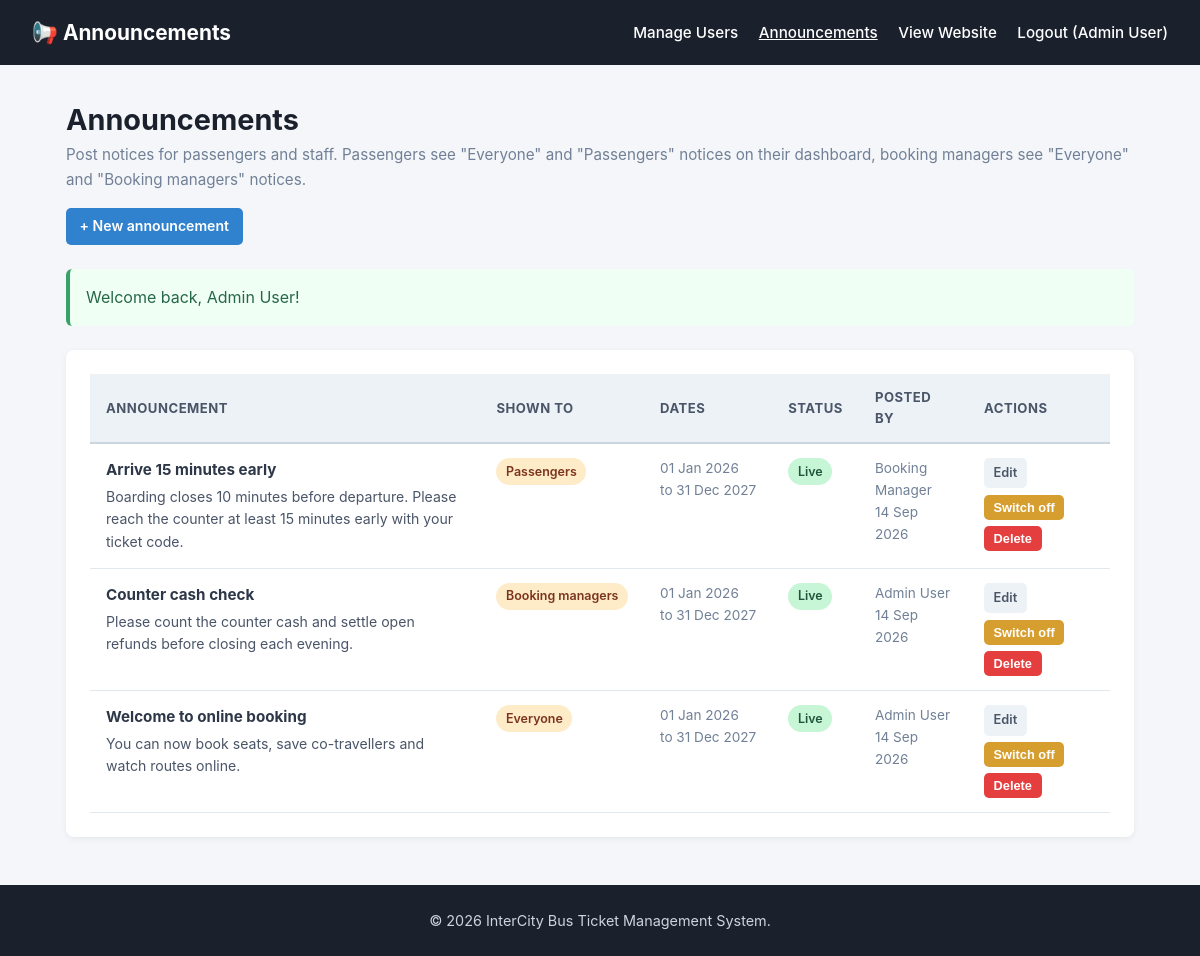
Page /controllers/AnnouncementControllerT.php?action=index (signed in) on the committed database.
### tables this page shows
CREATE TABLE IF NOT EXISTS announcements (
	id           INT AUTO_INCREMENT PRIMARY KEY,
	created_by   INT NOT NULL,
	title        VARCHAR(150) NOT NULL,
	body         TEXT NOT NULL,
	audience     ENUM('All','User','Admin','Manager') NOT NULL DEFAULT 'All',
	publish_from DATE NOT NULL,
	publish_to   DATE NOT NULL,
	is_active    TINYINT(1) NOT NULL DEFAULT 1,
	created_at   DATETIME NOT NULL DEFAULT CURRENT_TIMESTAMP,
	FOREIGN KEY (created_by) REFERENCES users(id)
);

CREATE TABLE IF NOT EXISTS users (
	id         INT AUTO_INCREMENT PRIMARY KEY,
	name       VARCHAR(100) NOT NULL,
	username   VARCHAR(50)  DEFAULT NULL UNIQUE,  
	email      VARCHAR(120) NOT NULL UNIQUE,
	password   VARCHAR(255) NOT NULL,
	phone      VARCHAR(20)  DEFAULT NULL,
	role       ENUM('passenger','admin','bookingmgr','busroute') NOT NULL DEFAULT 'passenger',
	status     ENUM('active','inactive') NOT NULL DEFAULT 'active',
	created_at DATETIME NOT NULL DEFAULT CURRENT_TIMESTAMP
);

### db.php (called while the page is built, shortened)
<?php
class DBConnection {
	private $host = "localhost";
	private $username = "root";
	private $password = "";
	private $database = "bus_management";
	public function connect() {
		$conn = @new mysqli($this->host, $this->username, $this->password, $this->database);
		$conn->set_charset("utf8");
		return $conn;
	}
}

### models/PreviewT.php (called while the page is built, shortened)
<?php
require_once __DIR__ . '/../db.php';
class Preview {
	private static $checked = false;
	private static $conn    = null;
	public static function connect() {
		if (!self::$checked) {
			self::$checked = true;
			try {
				self::$conn = (new DBConnection())->connect();
			} catch (Throwable $e) {
				self::$conn = null;
			}
		}
		return self::$conn;
	}
}

### models/AnnouncementT.php (called while the page is built, shortened)
<?php
require_once __DIR__ . '/PreviewT.php';
class Announcement {
	private $conn;
	private $audiences = [
		'All'     => 'Everyone',
		'User'    => 'Passengers',
		'Manager' => 'Booking managers',
		'Admin'   => 'Admins',
	];
	public function __construct() {
		$this->conn = Preview::connect();
	}
	public function getAudiences() {
		return $this->audiences;
	}
	public function getAll() {
		return $this->fetchAll("SELECT a.*, u.name AS author
			FROM announcements a
			LEFT JOIN users u ON u.id = a.created_by
			ORDER BY a.created_at DESC, a.id DESC");
	}
	private function fetchAll($sql, $types = '', $params = []) {
		$stmt = $this->conn->prepare($sql);
		$stmt->execute();
		return $stmt->get_result()->fetch_all(MYSQLI_ASSOC);
	}
}

### views/announcement/announcement_listT.php (the view, shortened to what this page needs)
<?php
$today = date('Y-m-d');
function announcementState($a, $today) {
	return 'Live';
}
?>
<!DOCTYPE html>
<html lang="en">
<head>
	<link rel="stylesheet" href="../public/css/announcementT.css">
</head>
<body>
<?php include __DIR__ . '/navT.php'; ?>
<div class="container">
	<div class="page-header">
		<div>
			<h1>Announcements</h1>
			<p class="subtitle">Post notices for passengers and staff. Passengers see "Everyone" and "Passengers" notices on their dashboard, booking managers see "Everyone" and "Booking managers" notices.</p>
		</div>
		<a href="../controllers/AnnouncementControllerT.php?action=create" class="btn btn-primary">+ New announcement</a>
	</div>
	<?php if (!empty($_SESSION['flash_success'])): ?>
		<div class="alert alert-success"><?= htmlspecialchars($_SESSION['flash_success']); unset($_SESSION['flash_success']); ?></div>
	<?php endif; ?>
	<div class="card">
		<?php if ($announcements): ?>
			<div class="table-wrap">
				<table>
					<thead>
						<tr>
							<th>Announcement</th>
							<th>Shown to</th>
							<th>Dates</th>
							<th>Status</th>
							<th>Posted by</th>
							<th>Actions</th>
						</tr>
					</thead>
					<tbody>
						<?php foreach ($announcements as $a): ?>
							<?php $state = announcementState($a, $today); ?>
							<tr>
								<td>
									<strong><?= htmlspecialchars($a['title']) ?></strong>
									<div class="body-preview"><?= htmlspecialchars(mb_strimwidth($a['body'], 0, 160, '…')) ?></div>
								</td>
								<td><span class="badge badge-audience"><?= htmlspecialchars($audiences[$a['audience']] ?? $a['audience']) ?></span></td>
								<td class="muted" style="white-space: nowrap;">
									<?= date('d M Y', strtotime($a['publish_from'])) ?><br>to <?= date('d M Y', strtotime($a['publish_to'])) ?>
								</td>
								<td><span class="badge badge-<?= strtolower($state) ?>"><?= $state ?></span></td>
								<td class="muted">
									<?= htmlspecialchars($a['author'] ?? '-') ?><br><?= date('d M Y', strtotime($a['created_at'])) ?>
								</td>
								<td>
									<div class="actions">
										<a href="../controllers/AnnouncementControllerT.php?action=edit&amp;id=<?= (int) $a['id'] ?>" class="btn btn-secondary btn-sm">Edit</a>
										<form method="POST" action="../controllers/AnnouncementControllerT.php?action=toggle">
											<?php if ($a['is_active']): ?>
												<button type="submit" class="btn btn-warning btn-sm">Switch off</button>
											<?php else: ?>
												<input type="hidden" name="active" value="1">
												<button type="submit" class="btn btn-success btn-sm">Switch on</button>
											<?php endif; ?>
										</form>
										<form method="POST" action="../controllers/AnnouncementControllerT.php?action=delete" onsubmit="return confirm('Delete this announcement for good?');">
											<button type="submit" class="btn btn-danger btn-sm">Delete</button>
										</form>
									</div>
								</td>
							</tr>
						<?php endforeach; ?>
					</tbody>
				</table>
			</div>
		<?php else: ?>
			<p class="empty">No announcements yet. Click <strong>+ New announcement</strong> to post one.</p>
		<?php endif; ?>
	</div>
</div>
<footer>
	<p>&copy; <?= date('Y') ?> InterCity Bus Ticket Management System.</p>
</footer>
</body>
</html>

### controllers/AnnouncementControllerT.php (shortened to what this page needs)
<?php
require_once __DIR__ . '/../core/ValidatorT.php';
require_once __DIR__ . '/../models/AnnouncementT.php';
class AnnouncementController {
	private $model;
	public function __construct() {
		$this->model     = new Announcement();
	}
	public function index() {
		$announcements = $this->model->getAll();
		$audiences     = $this->model->getAudiences();
		require __DIR__ . '/../views/announcement/announcement_listT.php';
	}
}
if (basename($_SERVER['SCRIPT_FILENAME']) === basename(__FILE__)) {
	$controller = new AnnouncementController();
	$action = isset($_GET['action']) ? $_GET['action'] : 'index';
	if (in_array($action, ['index', 'create', 'edit', 'toggle', 'delete'], true)) {
		$controller->$action();
	} else {
		$controller->index();
	}
}

### views/announcement/navT.php
<?php
$navRole = $_SESSION['role'] ?? '';
?>
<nav class="navbar">
	<div class="brand">📢 Announcements</div>
	<div>
		<?php if ($navRole === 'admin'): ?>
			<a href="../controllers/UserController.php?action=index">Manage Users</a>
		<?php else: ?>
			<a href="../controllers/ManagerControllerT.php?action=dashboard">Manager Dashboard</a>
			<a href="../controllers/ManagerControllerT.php?action=refunds">Refunds</a>
		<?php endif; ?>
		<a href="../controllers/AnnouncementControllerT.php?action=index" class="active">Announcements</a>
		<a href="../controllers/HomeController.php" target="_blank">View Website</a>
		<a href="../controllers/AuthController.php?action=logout">Logout (<?= htmlspecialchars($_SESSION['user_name']) ?>)</a>
	</div>
</nav>

### public/css/announcementT.css (style rules this page uses)
* { box-sizing: border-box; margin: 0; padding: 0; }
body { font-family: -apple-system, BlinkMacSystemFont, "Segoe UI", Roboto, Helvetica, Arial, sans-serif; background: #f4f6f9; color: #2d3748; line-height: 1.6; }
.navbar { background: #1a202c; color: #fff; padding: 1rem 2rem; display: flex; flex-wrap: wrap; gap: 0.5rem; justify-content: space-between; align-items: center; }
.navbar .brand { font-size: 1.3rem; font-weight: bold; }
.navbar a { color: #fff; text-decoration: none; margin-left: 1rem; font-weight: 500; font-size: 0.95rem; }
.navbar a:hover, .navbar a.active { text-decoration: underline; }
.container { max-width: 1100px; margin: 2rem auto; padding: 0 1rem; }
.page-header { display: flex; flex-wrap: wrap; gap: 1rem; justify-content: space-between; align-items: center; margin-bottom: 1.5rem; }
.page-header h1 { font-size: 1.8rem; color: #1a202c; }
.subtitle { color: #718096; font-size: 0.95rem; }
.card { background: #fff; border-radius: 8px; box-shadow: 0 2px 6px rgba(0, 0, 0, 0.06); padding: 1.5rem; margin-bottom: 1.5rem; }
.table-wrap { overflow-x: auto; }
table { width: 100%; border-collapse: collapse; text-align: left; }
th { background: #edf2f7; color: #4a5568; font-size: 0.82rem; text-transform: uppercase; letter-spacing: 0.5px; padding: 0.8rem 1rem; border-bottom: 2px solid #cbd5e0; }
td { padding: 0.9rem 1rem; border-bottom: 1px solid #e2e8f0; font-size: 0.95rem; vertical-align: top; }
.muted { color: #718096; font-size: 0.85rem; }
.body-preview { color: #4a5568; font-size: 0.88rem; margin-top: 0.2rem; white-space: pre-line; }
.badge { display: inline-block; padding: 0.2rem 0.6rem; border-radius: 999px; font-size: 0.78rem; font-weight: 600; white-space: nowrap; }
.badge-live { background: #c6f6d5; color: #22543d; }
.badge-audience { background: #feebc8; color: #7b341e; }
.btn { display: inline-block; padding: 0.45rem 0.85rem; border-radius: 5px; font-size: 0.88rem; font-weight: 600; text-decoration: none; cursor: pointer; border: none; }
.btn-sm { padding: 0.3rem 0.6rem; font-size: 0.8rem; }
.btn-primary { background: #3182ce; color: #fff; }
.btn-secondary { background: #edf2f7; color: #4a5568; }
.btn-warning { background: #d69e2e; color: #fff; }
.btn-danger { background: #e53e3e; color: #fff; }
.actions { display: flex; flex-wrap: wrap; gap: 0.4rem; }
.actions form { display: inline; }
.alert { padding: 1rem; border-radius: 6px; margin-bottom: 1.5rem; }
.alert-success { background: #f0fff4; color: #276749; border-left: 4px solid #38a169; }
footer { background: #1a202c; color: #cbd5e0; text-align: center; padding: 1.5rem; margin-top: 3rem; font-size: 0.9rem; }

### rows in the picture
announcements: title "Arrive 15 minutes early", body "Boarding closes 10 minutes before departure. Please reach the counter at least 15 minutes early with your ticket code.", audience "Passengers", publish_from "01 Jan 2026", publish_to "31 Dec 2027", state "Live", created_by.name "Booking Manager", created_at "14 Sep 2026", is_active "Switch off"
announcements: title "Counter cash check", body "Please count the counter cash and settle open refunds before closing each evening.", audience "Booking managers", publish_from "01 Jan 2026", publish_to "31 Dec 2027", state "Live", created_by.name "Admin User", created_at "14 Sep 2026", is_active "Switch off"
announcements: title "Welcome to online booking", body "You can now book seats, save co-travellers and watch routes online.", audience "Everyone", publish_from "01 Jan 2026", publish_to "31 Dec 2027", state "Live", created_by.name "Admin User", created_at "14 Sep 2026", is_active "Switch off"

### other values in the picture
$_SESSION['user_name'] "Admin User"
$_SESSION['flash_success'] "Welcome back, Admin User!"
